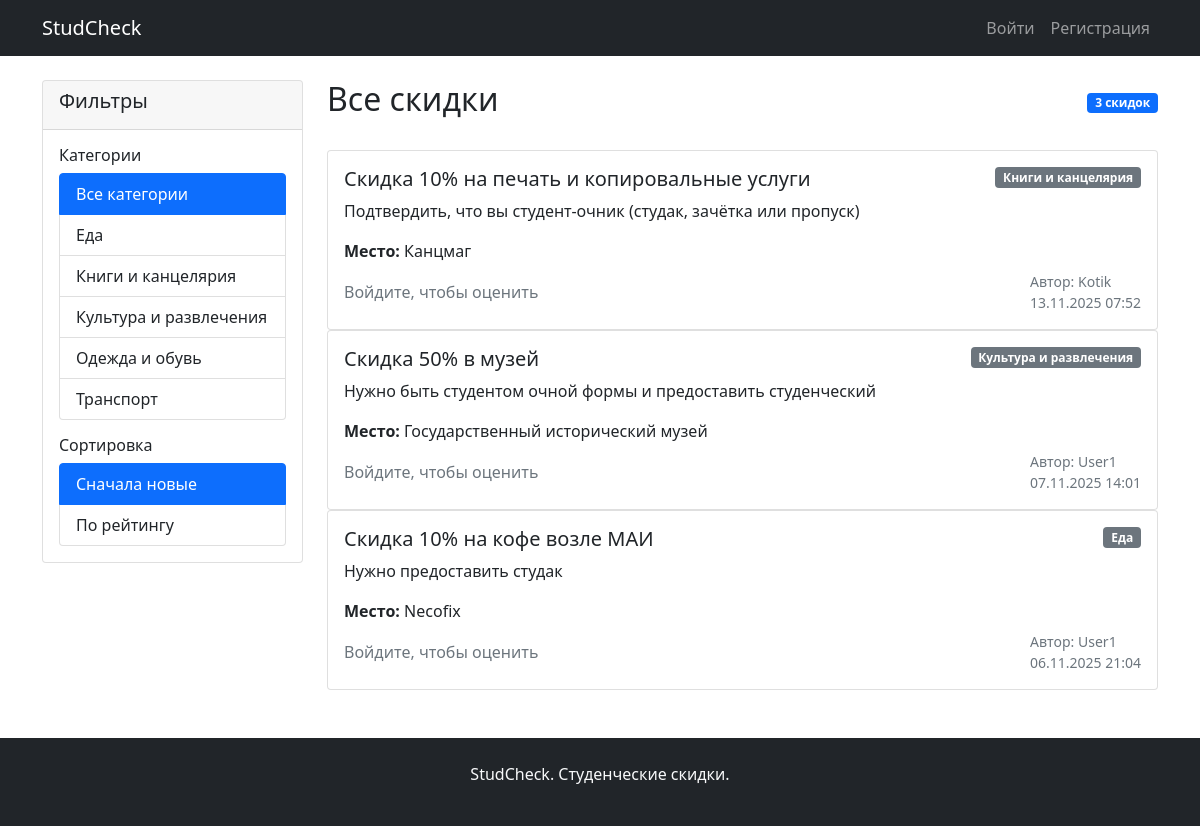
Before: / with the older database file.
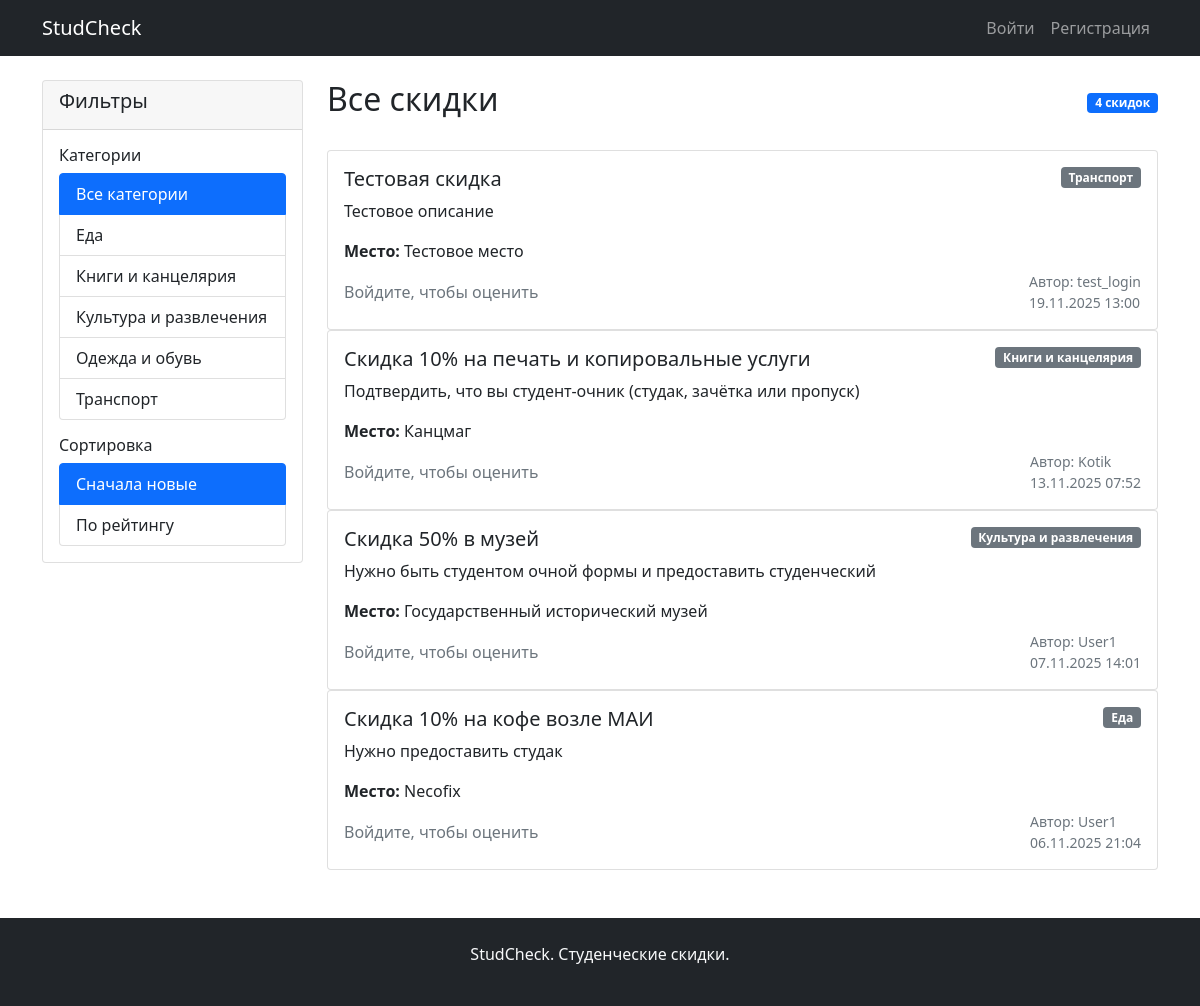
After: the same page with the newer database file.
### discounts/models.py (models this page shows, shortened)
class Category(models.Model):
    name = models.CharField(max_length=100, unique=True, verbose_name='Название категории')
    class Meta:
        verbose_name = 'Категория'
        verbose_name_plural = 'Категории'
        ordering = ['name']

class Post(models.Model):
    title = models.CharField(max_length=200, verbose_name='Заголовок')
    description = models.TextField(verbose_name='Описание условий скидки')
    place = models.CharField(max_length=200, verbose_name='Место (магазин, кафе и т.д.)')
    category = models.ForeignKey(
        Category,
        on_delete=models.CASCADE,
        related_name='posts',
        verbose_name='Категория'
    )
    author = models.ForeignKey(
        User,
        on_delete=models.CASCADE,
        related_name='posts',
        verbose_name='Автор'
    )
    created_at = models.DateTimeField(auto_now_add=True, verbose_name='Дата создания')
    updated_at = models.DateTimeField(auto_now=True, verbose_name='Дата обновления')
    class Meta:
        verbose_name = 'Пост'
        verbose_name_plural = 'Посты'
        ordering = ['-created_at']

### users/models.py (models this page shows, shortened)
class CustomUser(AbstractUser):
    created_at = models.DateTimeField(auto_now_add=True, verbose_name='Дата регистрации')
    class Meta:
        verbose_name = 'Пользователь'
        verbose_name_plural = 'Пользователи'

### discounts/views.py (the view)
# urls.py: 2. Add a URL to urlpatterns:  path('', views.home, name='home')
def home(request):
    posts = Post.objects.annotate(
        upvotes_count=Count('votes', filter=Q(votes__vote_type='up')),
        downvotes_count=Count('votes', filter=Q(votes__vote_type='down')) #аннотации для рейтинга
    )
    category_filter = request.GET.get('category')
    if category_filter:
        posts = posts.filter(category_id=category_filter)
    sort_by = request.GET.get('sort', 'newest')
    if sort_by == 'rating':
        posts = posts.order_by('-upvotes_count', 'downvotes_count', '-created_at')
    else:
        posts = posts.order_by('-created_at')
    categories = Category.objects.all()
    context = {
        'posts': posts,
        'categories': categories,
        'current_category': category_filter,
        'sort_by': sort_by,
    }
    return render(request, 'discounts/home.html', context)

### discounts/templates/discounts/home.html (shortened to what this page needs)
{% extends 'discounts/base.html' %}
{% block content %}
<div class="row">
    <div class="col-md-3">
        <div class="card">
            <div class="card-header">
                <h5>Фильтры</h5>
            </div>
            <div class="card-body">
                <h6>Категории</h6>
                <div class="list-group">
                    <a href="{% url 'home' %}"
                       class="list-group-item list-group-item-action {% if not current_category %}active{% endif %}">
                        Все категории
                    </a>
                    {% for category in categories %}
                    <a href="{% url 'home' %}?category={{ category.id }}"
                       class="list-group-item list-group-item-action {% if current_category == category.id|stringformat:'i' %}active{% endif %}">
                        {{ category.name }}
                    </a>
                    {% endfor %}
                </div>
                <h6 class="mt-3">Сортировка</h6>
                <div class="list-group">
                    <a href="{% url 'home' %}?sort=newest{% if current_category %}&category={{ current_category }}{% endif %}"
                       class="list-group-item list-group-item-action {% if sort_by == 'newest' %}active{% endif %}">
                        Сначала новые
                    </a>
                    <a href="{% url 'home' %}?sort=rating{% if current_category %}&category={{ current_category }}{% endif %}"
                       class="list-group-item list-group-item-action {% if sort_by == 'rating' %}active{% endif %}">
                        По рейтингу
                    </a>
                </div>
            </div>
        </div>
    </div>
    <div class="col-md-9">
        <div class="d-flex justify-content-between align-items-center mb-4">
            <h2>
                {% if current_category %}
                    {% for category in categories %}
                        {% if current_category == category.id|stringformat:'i' %}
                            {{ category.name }}
                        {% endif %}
                    {% endfor %}
                {% else %}
                    Все скидки
                {% endif %}
            </h2>
            <span class="badge bg-primary">{{ posts.count }} скидок</span>
        </div>
        {% if posts %}
            {% for post in posts %}
            <div class="card post-card">
                <div class="card-body">
                    <div class="d-flex justify-content-between align-items-start">
                        <h5 class="card-title">{{ post.title }}</h5>
                        <span class="badge bg-secondary category-badge">{{ post.category.name }}</span>
                    </div>
                    <p class="card-text">{{ post.description }}</p>
                    <div class="mb-2">
                        <strong>Место:</strong> {{ post.place }}
                    </div>
                    <div class="d-flex justify-content-between align-items-center">
                        <div class="d-flex align-items-center">
                            {% if user.is_authenticated %}
                            <form method="post" action="{% url 'vote_post' post.id 'up' %}" class="d-inline">
                                {% csrf_token %}
                                <button type="submit" class="vote-btn text-success" title="Полезно">
                                    👍
                                </button>
                            </form>
                            <span class="mx-2
                                {% if post.upvotes_count > post.downvotes_count %}rating-positive
                                {% elif post.upvotes_count < post.downvotes_count %}rating-negative
                                {% else %}rating-neutral{% endif %}">
                                {{ post.upvotes_count|default:0 }}
                            </span>
                            <form method="post" action="{% url 'vote_post' post.id 'down' %}" class="d-inline">
                                {% csrf_token %}
                                <button type="submit" class="vote-btn text-danger" title="Неактуально">
                                    👎
                                </button>
                            </form>
                            <span class="mx-2">{{ post.downvotes_count|default:0 }}</span>
                            {% else %}
                            <span class="text-muted">Войдите, чтобы оценить</span>
                            {% endif %}
                        </div>
                        <div class="d-flex align-items-center">
                            <small class="text-muted">
                                Автор: {{ post.author.username }}<br>
                                {{ post.created_at|date:"d.m.Y H:i" }}
                            </small>
                        </div>
                    </div>
                </div>
            </div>
            {% endfor %}
        {% endif %}
    </div>
</div>
{% endblock %}

### discounts/templates/discounts/base.html (shortened to what this page needs)
<html lang="ru">
<head>
    <link href="https://cdn.jsdelivr.net/npm/bootstrap@5.1.3/dist/css/bootstrap.min.css" rel="stylesheet">
</head>
<body>
    <nav class="navbar navbar-expand-lg navbar-dark bg-dark">
        <div class="container">
            <a class="navbar-brand" href="{% url 'home' %}">StudCheck</a>
            <div class="navbar-nav ms-auto">
                {% if user.is_authenticated %}
                    <a class="nav-link" href="{% url 'create_post' %}">Добавить скидку</a>
                    <a class="nav-link" href="{% url 'user_posts' %}">Мои посты</a>
                    <a class="nav-link" href="{% url 'favorites' %}">Избранное</a>
                    <a class="nav-link" href="{% url 'users:profile' %}">{{ user.username }}</a>
                    <a class="nav-link" href="{% url 'users:logout' %}">Выйти</a>
                {% else %}
                    <a class="nav-link" href="{% url 'users:login' %}">Войти</a>
                    <a class="nav-link" href="{% url 'users:register' %}">Регистрация</a>
                {% endif %}
            </div>
        </div>
    </nav>
    <div class="container mt-4">
        {% block content %}
        {% endblock %}
    </div>
    <footer class="bg-dark text-light py-4 mt-5">
        <div class="container text-center">
            <p>StudCheck. Студенческие скидки.</p>
        </div>
    </footer>
</body>
</html>

Changed rows visible on the page:
added Post: title "Тестовая скидка", category.name "Транспорт", description "Тестовое описание", place "Тестовое место", author.username "test_login", created_at "19.11.2025 13:00"
Other visible differences:
{{ posts.count }}: "3" → "4"
